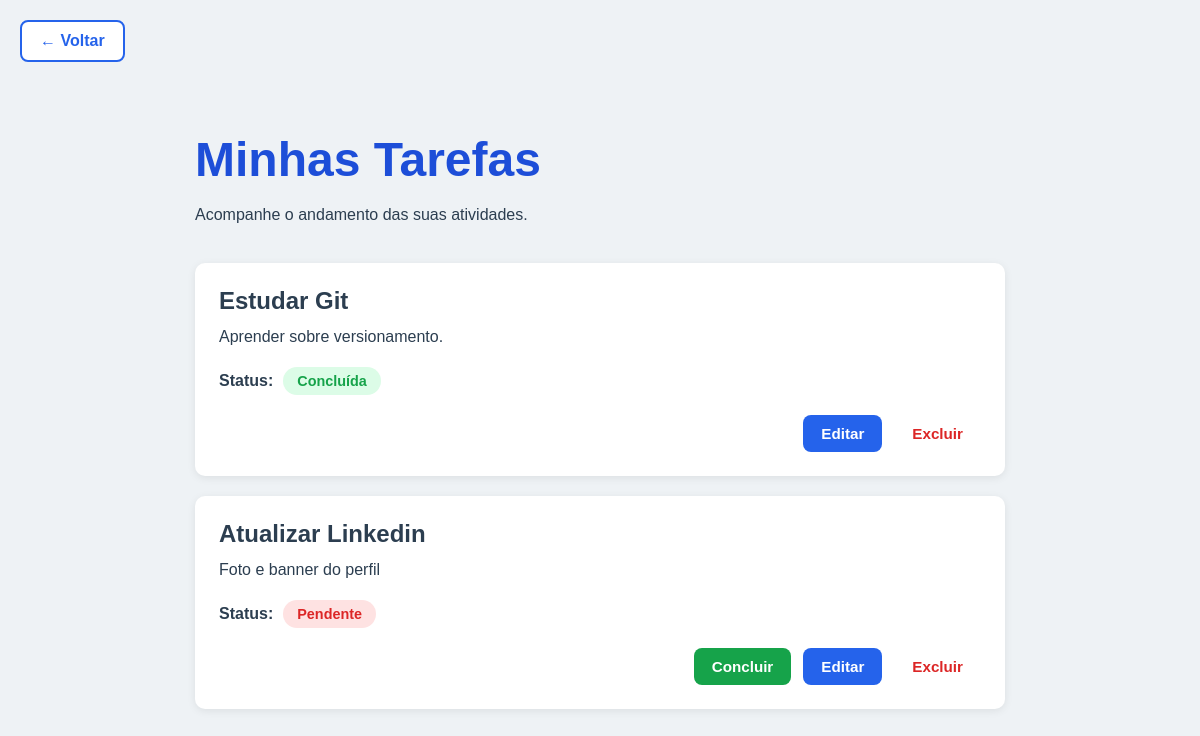
Screenshot of /tarefas with the database file from the repository.
### tables this page shows
CREATE TABLE tarefas (

            id INTEGER PRIMARY KEY AUTOINCREMENT,

            titulo TEXT NOT NULL,

            descricao TEXT NOT NULL,

            status TEXT NOT NULL

        );

### src/app.py (the view)
@app.route("/tarefas")
def exibir_tarefas():
    tarefas = listar_tarefas()
    return render_template(
        "tarefas.html",
        tarefas=tarefas
    )

### src/database.py (called while the page is built)
def listar_tarefas():
    conexao = sqlite3.connect(NOME_BANCO)
    conexao.row_factory = sqlite3.Row
    cursor = conexao.cursor()
    cursor.execute("SELECT * FROM tarefas")
    tarefas = cursor.fetchall()
    conexao.close()
    return tarefas

### src/templates/tarefas.html (shortened to what this page needs)
<!DOCTYPE html>
<html lang="pt-BR">
<head>
    <link rel="stylesheet" href="../static/css/style.css">
</head>
<body>
    <a href="/" class="back-link">← Voltar</a>
    <main>
        <section class="tasks-container">
            <h1>Minhas Tarefas</h1>
            <p>
                Acompanhe o andamento das suas atividades.
            </p>
            {% if tarefas %}
                {% for tarefa in tarefas %}
                    <div class="task-card">
                        <h2>{{ tarefa.titulo }}</h2>
                        <p>{{ tarefa.descricao }}</p>
                        <div class="task-status">
                            <span class="status-label">Status:</span>
                            <span class="status {{ tarefa.status }}">
                                {% if tarefa.status == "pendente" %}
                                    Pendente
                                {% elif tarefa.status == "em_andamento" %}
                                    Em andamento
                                {% elif tarefa.status == "concluida" %}
                                    Concluída
                                {% endif %}
                            </span>
                        </div>
                        <div class="task-actions">
                            {% if tarefa.status != "concluida" %}
                                <a href="{{ url_for('concluir', id=tarefa.id) }}"
                                   class="complete-button">
                                    Concluir
                                </a>
                            {% endif %}
                            <a href="{{ url_for('atualizar_tarefa', id=tarefa.id) }}"
                               class="edit-button">
                                Editar
                            </a>
                            <a href="{{ url_for('remover_tarefa', id=tarefa.id) }}"
                               class="delete-button">
                                Excluir
                            </a>
                        </div>
                    </div>
                {% endfor %}
            {% else %}
                <p class="empty-message">
                    Nenhuma tarefa cadastrada.
                </p>
            {% endif %}
        </section>
    </main>
</body>
</html>

### src/static/css/style.css (style rules this page uses)
* { margin: 0; padding: 0; box-sizing: border-box; }
body { font-family: Arial, Helvetica, sans-serif; background-color: #eef2f5; color: #2c3e50; }
main { display: flex; justify-content: center; padding: 50px 20px; }
.tasks-container { width: 100%; max-width: 850px; padding: 20px; }
.hero h1, .form-container h1, .tasks-container h1 { font-size: 3rem; color: #1d4ed8; margin-bottom: 15px; }
.tasks-container > p { font-size: 1rem; line-height: 1.6; margin-bottom: 35px; }
.back-link { display: inline-block; margin: 20px 0 0 20px; padding: 10px 18px; text-decoration: none; font-weight: bold; color: #2563eb; background-color: white; border: 2px solid #2563eb; border-radius: 8px; transition: all .3s ease; }
.edit-button, .delete-button, .complete-button { display: inline-block; padding: 10px 18px; text-decoration: none; text-align: center; font-weight: bold; border-radius: 8px; transition: all .3s ease; }
.edit-button { background-color: #2563eb; color: white; }
.delete-button { background-color: white; color: #dc2626; border: 2px solid #dc2626; }
.complete-button { background-color: #16a34a; color: white; }
.task-card { background-color: white; border-radius: 10px; padding: 24px; margin-bottom: 20px; box-shadow: 0 2px 8px rgba(0, 0, 0, 0.08); transition: all .3s ease; }
.task-card h2 { font-size: 1.5rem; margin-bottom: 10px; }
.task-card p { margin-bottom: 12px; line-height: 1.5; }
.task-status { display: flex; align-items: center; gap: 10px; margin: 18px 0; }
.status-label { font-weight: bold; }
.status { display: inline-block; padding: 6px 14px; border-radius: 999px; font-size: 0.9rem; font-weight: bold; }
.status.pendente { background-color: #fee2e2; color: #dc2626; }
.status.concluida { background-color: #dcfce7; color: #16a34a; }
.task-actions { display: flex; justify-content: flex-end; gap: 12px; margin-top: 20px; }
.task-actions a, .task-actions button { padding: 10px 18px; border: none; border-radius: 8px; cursor: pointer; font-size: 0.95rem; font-weight: bold; transition: all .3s ease; }

### rows the page displays
tarefas: titulo "Estudar Git", descricao "Aprender sobre versionamento.", status "Concluída"
tarefas: titulo "Atualizar Linkedin", descricao "Foto e banner do perfil", status "Pendente"
